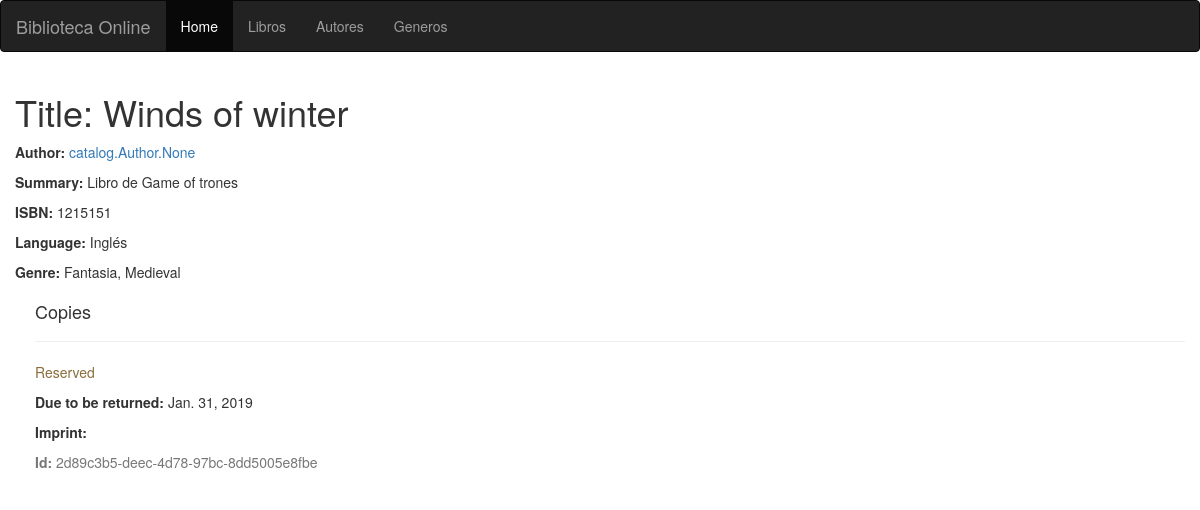
Page /catalog/libros/4 on the committed database.
### catalog/models.py (models this page shows, shortened)
class Book(models.Model):
    title = models.CharField(max_length=30, help_text="Titulo del Libro")
    summary = models.TextField(max_length=40, help_text="Resumen del Libro")
    imprint = models.CharField(max_length=20)
    isbn = models.CharField('ISBN', max_length=13)
    author = models.ManyToManyField(Author)
    genre = models.ManyToManyField(Genre)
    language = models.ForeignKey(Language, on_delete=models.PROTECT)

class Language(models.Model):
    name = models.CharField(max_length=30, help_text="Idioma")
    def __str__(self):
        return self.name

class Genre(models.Model):
    name = models.CharField(max_length=30, help_text="Nombre de Genero")
    def __str__(self):
        return self.name

class BookInstance(models.Model):
    id = models.UUIDField(
        primary_key=True, default=uuid.uuid4, help_text="ID Unico de libro")
    due_back = models.DateField()
    LOAN_STATUS = (('m', 'Maintenance'), ('o', 'On loan'),
                   ('a', 'Available'), ('r', 'Reserved'))
    status = models.CharField(max_length=1, choices=LOAN_STATUS,
                              blank=True, default='m',
                              help_text='Disponibilidad del Libro')
    book = models.ForeignKey(Book, on_delete=models.SET_NULL, null=True)

### catalog/views.py (the view)
# urls.py: path('libros/<pk>', views.DetalleLibros.as_view(), name='book-detail'),
class DetalleLibros(generic.DetailView):
    model = Book

### catalog/templates/catalog/book_detail.html
{% extends 'base.html' %}
{% block content %}
  <h1>Title: {{ book.title }}</h1>
  <p><strong>Author:</strong> <a href="">{{ book.author }}</a></p>
  <p><strong>Summary:</strong> {{ book.summary }}</p>
  <p><strong>ISBN:</strong> {{ book.isbn }}</p>
  <p><strong>Language:</strong> {{ book.language }}</p>
  <p><strong>Genre:</strong> {% for genre in book.genre.all %} {{ genre }}{% if not forloop.last %}, {% endif %}{% endfor %}</p>
  <div style="margin-left:20px;margin-top:20px">
    <h4>Copies</h4>
    {% for copy in book.bookinstance_set.all %}
    <hr>
    <p class="{% if copy.status == 'a' %}text-success{% elif copy.status == 'm' %}text-danger{% else %}text-warning{% endif %}">{{ copy.get_status_display }}</p>
    {% if copy.status != 'a' %}<p><strong>Due to be returned:</strong> {{copy.due_back}}</p>{% endif %}
    <p><strong>Imprint:</strong> {{copy.imprint}}</p>
    <p class="text-muted"><strong>Id:</strong> {{copy.id}}</p>
    {% endfor %}
  </div>
{% endblock %}

### rows in the picture
Book: title "Winds of winter", author "catalog.Author.None", summary "Libro de Game of trones", isbn "1215151", language "Inglés"
Genre: name "Fantasia"
Genre: name "Medieval"
BookInstance: status "Reserved", due_back "Jan. 31, 2019", id "2d89c3b5-deec-4d78-97bc-8dd5005e8fbe"
